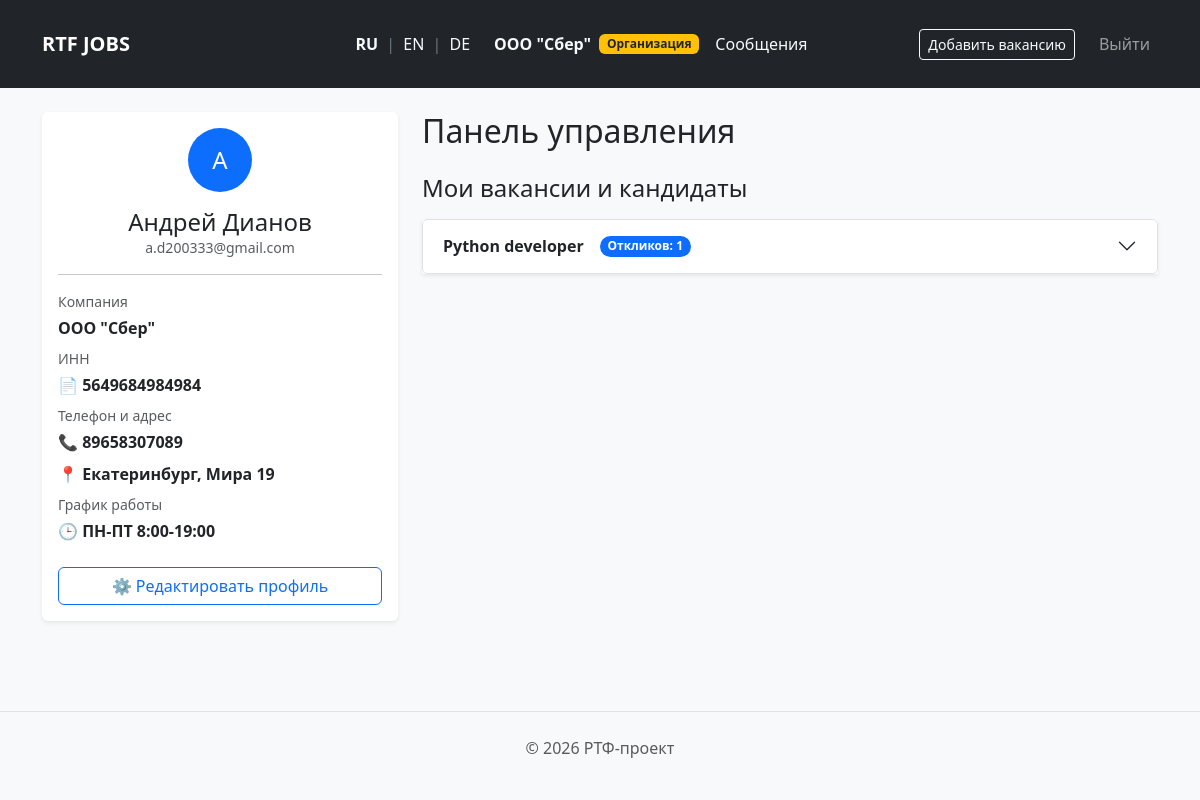
The app's page /dashboard (signed in) with its own data.
### app/models/user.py (models this page shows, shortened)
class EmployerProfile(db.Model):
    __tablename__ = 'employer_profiles'
    id = db.Column(db.Integer, primary_key=True)
    user_id = db.Column(db.Integer, db.ForeignKey('users.id'), nullable=False, unique=True)
    department_id = db.Column(db.Integer, db.ForeignKey('departments.id'))
    company_name = db.Column(db.String(150))
    description = db.Column(db.Text)
    website = db.Column(db.String(150))
    inn = db.Column(db.String(20))
    phone = db.Column(db.String(20))
    address = db.Column(db.String(200))
    working_hours = db.Column(db.String(100))

class User(db.Model):
    __tablename__ = "users"
    id = db.Column(db.Integer, primary_key=True)
    name = db.Column(db.String(100), nullable=False)
    email = db.Column(db.String(120), unique=True, nullable=False)
    role = db.Column(db.String(50), nullable=False)
    password_hash = db.Column(db.String(256))
    student_profile = db.relationship('StudentProfile', backref='user', uselist=False)
    employer_profile = db.relationship('EmployerProfile', backref='user', uselist=False)
    skills = db.relationship('Skill', secondary=student_skills, backref=db.backref('students', lazy='dynamic'))

### app/models/vacancy.py (models this page shows)
class Vacancy(db.Model):
    __tablename__ = 'vacancies'
    id = db.Column(db.Integer, primary_key=True)
    title_ru = db.Column(db.String(150), nullable=False)
    title_en = db.Column(db.String(150))
    title_de = db.Column(db.String(150))
    description_ru = db.Column(db.Text, nullable=False)
    description_en = db.Column(db.Text)
    description_de = db.Column(db.Text)
    company = db.Column(db.String(150), nullable=False)
    salary_from = db.Column(db.Integer)
    salary_to = db.Column(db.Integer)
    employment_type = db.Column(db.String(50))
    is_internship = db.Column(db.Boolean, default=False)
    created_at = db.Column(db.DateTime, default=datetime.utcnow)
    department_id = db.Column(db.Integer, db.ForeignKey('departments.id'), nullable=False)
    author_id = db.Column(db.Integer, db.ForeignKey('users.id'), nullable=False)
    category_id = db.Column(db.Integer, db.ForeignKey('categories.id'), nullable=True)
    skills = db.relationship('Skill', secondary=vacancy_skills, backref=db.backref('vacancies', lazy='dynamic'))
    applications = db.relationship('Application', backref='vacancy', lazy=True)

### app/routes/auth.py (the view)
@auth_bp.route('/dashboard')
def dashboard():
    if 'user_id' not in session:
        flash("Пожалуйста, войдите в систему.", "warning")
        return redirect('/login')
    user_id = session['user_id']
    role = session.get('role')
    user = User.query.get(user_id)
    if role == 'student':
        applications = Application.query.filter_by(student_id=user_id).all()
        invitations = [app for app in applications if app.status_id == 2]
        return render_template('dashboard.html',
                               applications=applications,
                               invitations=invitations,
                               role=role,
                               user=user)
    elif role == 'organization':
        my_vacancies = Vacancy.query.filter_by(author_id=user_id).all()
        return render_template('dashboard.html', vacancies=my_vacancies, role=role, user=user)

### templates/dashboard.html (shortened to what this page needs)
{% extends "base.html" %}
{% block content %}
<div class="row">
    <div class="col-md-4 mb-4">
        <div class="card shadow-sm border-0">
            <div class="card-body">
                <div class="text-center mb-3">
                    <div class="bg-primary text-white rounded-circle d-inline-flex align-items-center justify-content-center" style="width: 64px; height: 64px; font-size: 24px;">
                        {{ user.name[0] | upper }}
                    </div>
                </div>
                <h4 class="card-title text-center mb-0">{{ user.name }}</h4>
                <p class="text-muted text-center small">{{ user.email }}</p>
                <hr>
                {% if role == 'student' and user.student_profile %}
                    <div class="mb-3">
                        <p class="mb-1 text-muted small">ВУЗ и группа</p>
                        <p class="mb-2"><strong>{{ user.student_profile.university }}</strong> ({{ user.student_profile.group_name }})</p>
                        <p class="mb-1 text-muted small">Контакты</p>
                        <p class="mb-2"><strong>📞 {{ user.student_profile.phone or 'Не указан' }}</strong></p>
                        <p class="mb-1 text-muted small">Адрес</p>
                        <p class="mb-2"><strong>📍 {{ user.student_profile.address or 'Не указан' }}</strong></p>
                        <p class="mb-1 text-muted small">Желаемая занятость</p>
                        <p class="mb-2"><strong>🎯 {{ user.student_profile.desired_employment_type or 'Любая' }}</strong></p>
                    </div>
                {% elif role == 'organization' and user.employer_profile %}
                    <div class="mb-3">
                        <p class="mb-1 text-muted small">Компания</p>
                        <p class="mb-2"><strong>{{ user.employer_profile.company_name }}</strong></p>
                        <p class="mb-1 text-muted small">ИНН</p>
                        <p class="mb-2"><strong>📄 {{ user.employer_profile.inn or 'Не указан' }}</strong></p>
                        <p class="mb-1 text-muted small">Телефон и адрес</p>
                        <p class="mb-2"><strong>📞 {{ user.employer_profile.phone or 'Не указан' }}</strong></p>
                        <p class="mb-2"><strong>📍 {{ user.employer_profile.address or 'Не указан' }}</strong></p>
                        <p class="mb-1 text-muted small">График работы</p>
                        <p class="mb-2"><strong>🕒 {{ user.employer_profile.working_hours or 'Не указан' }}</strong></p>
                    </div>
                {% endif %}
                <a href="/edit_profile" class="btn btn-outline-primary w-100 mt-2">
                    ⚙️ Редактировать профиль
                </a>
            </div>
        </div>
    </div>
    <div class="col-md-8">
        <h2 class="mb-4">Панель управления</h2>
        {% if role == 'student' %}
            {% if invitations %}
                <div class="card border-success mb-4 shadow-sm">
                    <div class="card-header bg-success text-white fw-bold">
                        🎉 Новые приглашения ({{ invitations|length }})
                    </div>
                    <ul class="list-group list-group-flush">
                        {% for app in invitations %}
                        <li class="list-group-item p-3">
                            <div class="d-flex justify-content-between align-items-start">
                                <div>
                                    <h5 class="mb-1">{{ app.vacancy.title_ru }}</h5>
                                    <p class="text-muted mb-2">🏢 {{ app.vacancy.company }}</p>
                                </div>
                                <span class="badge bg-success">Приглашение</span>
                            </div>
                            <div class="p-3 bg-light rounded border-start border-success border-4 mt-2">
                                <div class="mb-1"><strong>📅 Время встречи:</strong> {{ app.interview_time or 'Будет уточнено' }}</div>
                                <div><strong>📍 Место / Ссылка:</strong> <span class="text-primary">{{ app.interview_place or 'Будет уточнено' }}</span></div>
                            </div>
                        </li>
                        {% endfor %}
                    </ul>
                </div>
            {% endif %}
            <h4>Мои отклики</h4>
            <div class="table-responsive shadow-sm bg-white rounded">
                <table class="table table-hover mb-0 align-middle">
                    <thead class="table-dark">
                        <tr>
                            <th>Вакансия</th>
                            <th>Компания</th>
                            <th>Статус</th>
                            <th>Действие</th>
                        </tr>
                    </thead>
                    <tbody>
                        {% for app in applications %}
                        <tr>
                            <td><a href="/vacancy/{{ app.vacancy.id }}" class="fw-bold text-decoration-none">{{ app.vacancy.title_ru }}</a></td>
                            <td>{{ app.vacancy.company }}</td>
                            <td>
                                {% if app.status_id == 1 %}<span class="badge bg-primary">На рассмотрении</span>
                                {% elif app.status_id == 2 %}<span class="badge bg-success">Приглашение</span>
                                {% elif app.status_id == 3 %}<span class="badge bg-danger">Отказ</span>
                                {% elif app.status_id == 4 %}<span class="badge bg-secondary">Черновик</span>
                                {% endif %}
                            </td>
                            <td>
                                {% if app.status_id == 4 %}
                                    <a href="/apply/{{ app.vacancy.id }}" class="btn btn-sm btn-outline-primary">Дописать</a>
                                {% endif %}
                            </td>
                        </tr>
                        {% else %}
                        <tr><td colspan="4" class="text-center py-4 text-muted">Вы еще не оставляли откликов.</td></tr>
                        {% endfor %}
                    </tbody>
                </table>
            </div>
        {% elif role == 'organization' %}
            <h4>Мои вакансии и кандидаты</h4>
            <div class="accordion mt-3 shadow-sm" id="vacanciesAccordion">
                {% for vac in vacancies %}
                <div class="accordion-item">
                    <h2 class="accordion-header">
                        <button class="accordion-button collapsed fw-bold" type="button" data-bs-toggle="collapse" data-bs-target="#collapse{{ vac.id }}">
                            {{ vac.title_ru }}
                            <span class="badge bg-primary rounded-pill ms-3">Откликов: {{ vac.applications|length }}</span>
                        </button>
                    </h2>
                </div>
                {% endfor %}
            </div>
        {% endif %}
    </div>
</div>
{% endblock %}

### templates/base.html (shortened to what this page needs)
<!doctype html>
<html lang="ru">
  <head>
    <link
      href="https://cdn.jsdelivr.net/npm/bootstrap@5.3.0/dist/css/bootstrap.min.css"
      rel="stylesheet"
    />
  </head>
  <body class="bg-light d-flex flex-column min-vh-100">
    <nav class="navbar navbar-expand-lg navbar-dark bg-dark mb-4">
      <div class="container"> <a class="navbar-brand fw-bold" href="/">RTF JOBS</a>
        <div class="navbar-nav ms-auto align-items-center">
          <div class="me-4">
            {% set current_lang = session.get('lang', 'ru') %}
            <a href="/set_lang/ru" class="text-light text-decoration-none {% if current_lang == 'ru' %}fw-bold text-warning{% endif %}">RU</a>
            <span class="text-secondary mx-1">|</span>
            <a href="/set_lang/en" class="text-light text-decoration-none {% if current_lang == 'en' %}fw-bold text-warning{% endif %}">EN</a>
            <span class="text-secondary mx-1">|</span>
            <a href="/set_lang/de" class="text-light text-decoration-none {% if current_lang == 'de' %}fw-bold text-warning{% endif %}">DE</a>
          </div>
          {% if session.get('user_id') %}
          <div class="d-flex justify-content-between align-items-center mb-3">
    <div class="d-flex align-items-center gap-2 me-4 mt-3">
        {% if session.get('role') == 'student' %}
        <a class="text-light text-decoration-none fw-bold" href="/dashboard">{{ session.get('user_name') }}</a>
        <span class="badge bg-info text-dark">{{ t('student') }}</span>
        {% elif session.get('role') == 'organization' %}
            <a class="text-light text-decoration-none fw-bold" href="/dashboard">{{ session.get('company_name') }}</a>
            <span class="badge bg-warning text-dark">{{ t('organization') }}</span>
        {% endif %}
    <a class="nav-link text-light position-relative me-3" href="/messages">
        Сообщения
    </div>
</div>
            {% if session.get('role') == 'organization' %}
              <a class="btn btn-outline-light btn-sm me-3" href="/add">{{ t('add_vacancy') }}</a>
            {% endif %}
            <a class="nav-link" href="/logout">{{ t('logout') }}</a>
          {% else %}
            <a class="nav-link" href="/login">{{ t('login') }}</a>
            <a class="nav-link" href="/register">{{ t('register') }}</a>
          {% endif %}
        </div>
      </div>
    </nav>
    <div class="container flex-grow-1">
      {% block content %}{% endblock %}
    </div>
    <footer class="text-center py-4 text-muted border-top mt-5">
      <p>&copy; 2026 {{ t('footer_text') }}</p>
    </footer>
  </body>
</html>

### records on screen
EmployerProfile: get "OOO \"Сбер\"", employer_profile.company_name "OOO \"Сбер\"", employer_profile "5649684984984", employer_profile "89658307089", employer_profile "Екатеринбург, Мира 19", employer_profile "ПН-ПТ 8:00-19:00"
User: name "А", name "Андрей Дианов", email "a.d200333@gmail.com"
Vacancy: title_ru "Python developer", applications|length "1"

### other values on screen
{{ t('organization') }} "Организация"
{{ t('add_vacancy') }} "Добавить вакансию"
{{ t('logout') }} "Выйти"
{{ t('footer_text') }} "РТФ-проект"
